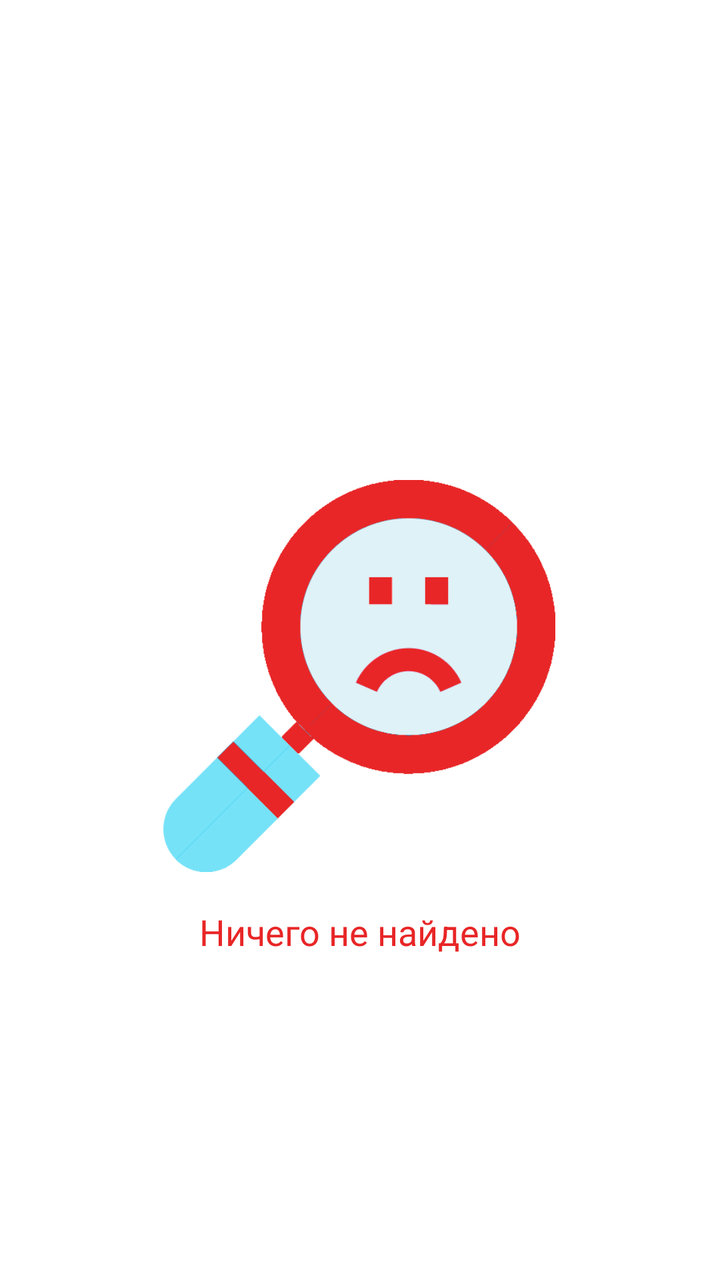
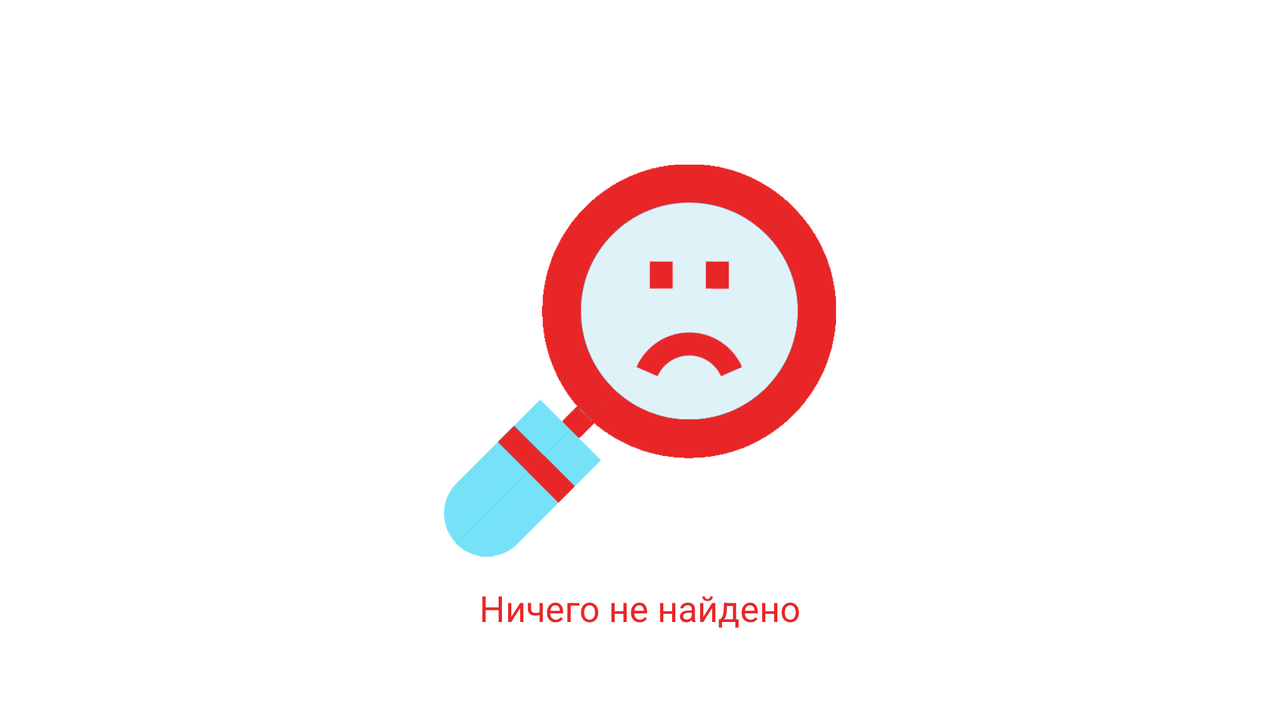

One screen, two layout resources from the same app: the default and the author's alternative for another configuration. Each is rendered where Android would select it; the XML of both is given below.
<!-- AndroidManifest.xml: application theme Theme.Afisha -->
<!-- res/layout/movie_top_list_plug.xml -->
<?xml version="1.0" encoding="utf-8"?>
<androidx.constraintlayout.widget.ConstraintLayout
    xmlns:android="http://schemas.android.com/apk/res/android"
    xmlns:app="http://schemas.android.com/apk/res-auto"
    android:layout_width="match_parent"
    android:layout_height="match_parent"
    android:background="@color/background_color">

    <ImageView
        android:id="@+id/imageView"
        android:layout_width="196dp"
        android:layout_height="196dp"
        android:layout_marginTop="240dp"
        android:contentDescription="@string/nothing_found_description"
        android:src="@drawable/ic_nothing_found"
        app:layout_constraintEnd_toEndOf="parent"
        app:layout_constraintHorizontal_bias="0.498"
        app:layout_constraintStart_toStartOf="parent"
        app:layout_constraintTop_toTopOf="parent" />

    <TextView
        android:layout_width="wrap_content"
        android:layout_height="wrap_content"
        android:text="@string/nothing_found_text"
        android:textSize="18sp"
        android:textColor="@color/brand_color"
        app:layout_constraintBottom_toBottomOf="parent"
        app:layout_constraintEnd_toEndOf="parent"
        app:layout_constraintStart_toStartOf="parent"
        app:layout_constraintTop_toBottomOf="@+id/imageView"
        app:layout_constraintVertical_bias="0.099" />

</androidx.constraintlayout.widget.ConstraintLayout>
<!-- resources referenced by this layout -->
<resources>
  <color name="background_color">#FFFFFF</color>
  <color name="brand_color">#E82627</color>
  <!-- drawable ic_nothing_found: png bitmap (drawable, 14466 bytes) -->
  <string name="nothing_found_description">Ничего не найдено</string>
  <string name="nothing_found_text">Ничего не найдено</string>
  <style name="Theme.Afisha" parent="Theme.MaterialComponents.DayNight.DarkActionBar">
          <item name="colorPrimary">@color/brand_color</item>
          <item name="colorOnSurfaceVariant">@color/brand_color</item>
          <item name="colorPrimaryVariant">@color/background_color</item>
          <item name="android:statusBarColor">@color/background_color</item>
          <item name="android:windowLightStatusBar">true</item>
      </style>
</resources>
<!-- res/layout-land/movie_top_list_plug.xml (the author's variant of the layout above) -->
<!-- drawn on the phone turned sideways -->
<?xml version="1.0" encoding="utf-8"?>
<androidx.constraintlayout.widget.ConstraintLayout xmlns:android="http://schemas.android.com/apk/res/android"
    xmlns:app="http://schemas.android.com/apk/res-auto"
    xmlns:tools="http://schemas.android.com/tools"
    android:layout_width="match_parent"
    android:layout_height="match_parent"
    android:background="@color/background_color">

    <ImageView
        android:id="@+id/imageView"
        android:layout_width="196dp"
        android:layout_height="213dp"
        android:contentDescription="@string/nothing_found_description"
        android:src="@drawable/ic_nothing_found"
        app:layout_constraintBottom_toBottomOf="parent"
        app:layout_constraintEnd_toEndOf="parent"
        app:layout_constraintStart_toStartOf="parent"
        app:layout_constraintTop_toTopOf="parent" />

    <TextView
        android:id="@+id/tvNothingFound"
        android:layout_width="wrap_content"
        android:layout_height="wrap_content"
        android:text="@string/nothing_found_text"
        android:textColor="@color/brand_color"
        android:textSize="18sp"
        app:layout_constraintBottom_toBottomOf="parent"
        app:layout_constraintEnd_toEndOf="parent"
        app:layout_constraintStart_toStartOf="parent"
        app:layout_constraintTop_toBottomOf="@+id/imageView"
        app:layout_constraintVertical_bias="0.099" />

</androidx.constraintlayout.widget.ConstraintLayout>
